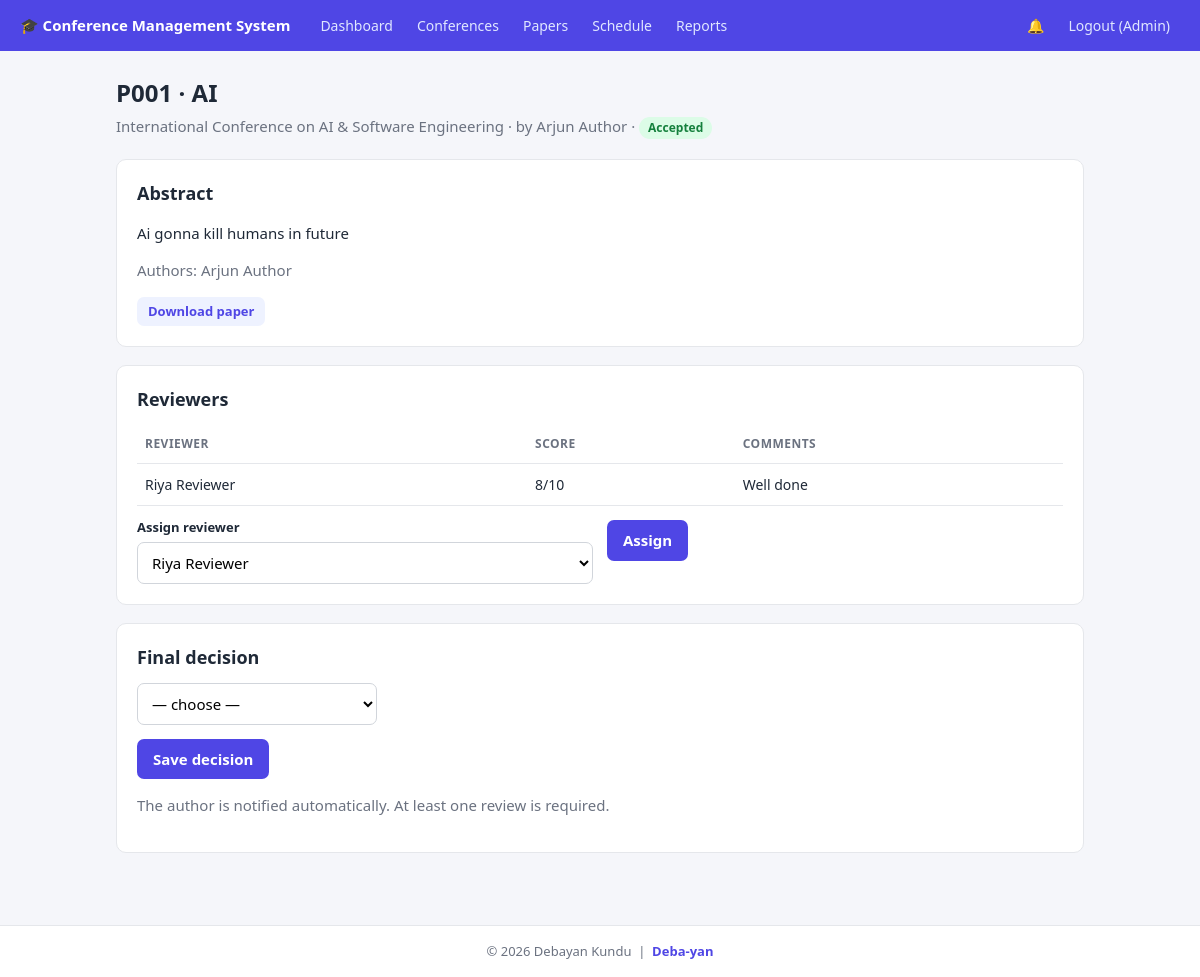
Page /paper/1 (signed in) on the committed database.
### tables this page shows
CREATE TABLE users(id INTEGER PRIMARY KEY, name TEXT, email TEXT UNIQUE,
  password TEXT, role TEXT, created_at TEXT);

CREATE TABLE papers(id INTEGER PRIMARY KEY, conference_id INTEGER, author_id INTEGER,
  title TEXT, abstract TEXT, authors TEXT, filename TEXT, status TEXT DEFAULT 'Submitted', created_at TEXT);

CREATE TABLE conferences(id INTEGER PRIMARY KEY, name TEXT, date TEXT, venue TEXT,
  description TEXT, fee REAL DEFAULT 0, created_at TEXT);

CREATE TABLE reviews(id INTEGER PRIMARY KEY, paper_id INTEGER, reviewer_id INTEGER,
  comments TEXT, score INTEGER, created_at TEXT, UNIQUE(paper_id, reviewer_id));

### app.py (the view, shortened to what this page needs)
@app.route("/paper/<int:pid>", methods=["GET", "POST"])
@login_required("admin")
def paper_admin(pid):
    p = q("""SELECT p.*, c.name conf, u.name author_name FROM papers p
             JOIN conferences c ON c.id=p.conference_id JOIN users u ON u.id=p.author_id WHERE p.id=?""", (pid,), one=True)
    if not p: abort(404)
    reviewers = q("SELECT id,name FROM users WHERE role='reviewer'")
    assigned = q("""SELECT u.name, a.reviewer_id, r.score, r.comments FROM assignments a
                    JOIN users u ON u.id=a.reviewer_id
                    LEFT JOIN reviews r ON r.paper_id=a.paper_id AND r.reviewer_id=a.reviewer_id
                    WHERE a.paper_id=?""", (pid,))
    return render_template("paper_admin.html", p=p, reviewers=reviewers, assigned=assigned)

### app.py (called while the page is built)
def db():
    if "db" not in g:
        g.db = sqlite3.connect(DB); g.db.row_factory = sqlite3.Row
    return g.db

def q(sql, args=(), one=False):
    cur = db().execute(sql, args); rows = cur.fetchall()
    return (rows[0] if rows else None) if one else rows

@app.before_request
def load_user():
    g.user = q("SELECT * FROM users WHERE id=?", (session["uid"],), one=True) if "uid" in session else None

@app.context_processor
def inject():
    unread = q("SELECT COUNT(*) c FROM notifications WHERE user_id=? AND is_read=0",
               (g.user["id"],), one=True)["c"] if g.user else 0
    return dict(user=g.user, unread=unread)

def login_required(*roles):
    def deco(f):
        @wraps(f)
        def wrap(*a, **k):
            if not g.user:
                flash("Please log in first.", "error"); return redirect(url_for("login"))
            if roles and g.user["role"] not in roles:
                flash("You don't have access to that page.", "error"); return redirect(url_for("dashboard"))
            return f(*a, **k)
        return wrap
    return deco

### templates/paper_admin.html
{% extends "base.html" %}{% block title %}Manage paper{% endblock %}{% block body %}
<h1>P{{ '%03d'|format(p.id) }} · {{ p.title }}</h1><p class="sub">{{ p.conf }} · by {{ p.author_name }} · <span class="tag {{ p.status.split()[0] }}">{{ p.status }}</span></p>
<div class="card"><h2>Abstract</h2><p>{{ p.abstract }}</p><p class="muted">Authors: {{ p.authors }}</p><a class="btn sm ghost" href="{{ url_for('download', fn=p.filename) }}">Download paper</a></div>
<div class="card"><h2>Reviewers</h2>
{% if assigned %}<table><tr><th>Reviewer</th><th>Score</th><th>Comments</th></tr>{% for a in assigned %}
<tr><td>{{ a.name }}</td><td>{{ a.score ~ '/10' if a.score else '—' }}</td><td>{{ a.comments or 'Pending' }}</td></tr>{% endfor %}</table>{% else %}<p class="muted">No reviewers assigned yet.</p>{% endif %}
<form method="post" class="row"><input type="hidden" name="action" value="assign"><div><label>Assign reviewer</label>
<select name="reviewer_id">{% for r in reviewers %}<option value="{{ r.id }}">{{ r.name }}</option>{% endfor %}</select></div><div><button class="btn">Assign</button></div></form></div>
<div class="card"><h2>Final decision</h2><form method="post"><input type="hidden" name="action" value="decide">
<select name="decision" style="max-width:240px"><option value="">— choose —</option><option>Accepted</option><option>Rejected</option></select><br><button>Save decision</button></form>
<p class="muted">The author is notified automatically. At least one review is required.</p></div>{% endblock %}

### templates/base.html (shortened to what this page needs)
<!doctype html><html lang="en"><head><meta charset="utf-8"><meta name="viewport" content="width=device-width,initial-scale=1">
<link rel="stylesheet" href="{{ url_for('static', filename='style.css') }}">
</head><body>
<nav><span class="logo">🎓 Conference Management System</span>
{% if user %}
<a href="{{ url_for('dashboard') }}">Dashboard</a>
<a href="{{ url_for('conferences') }}">Conferences</a>
{% if user.role=='admin' %}<a href="{{ url_for('papers') }}">Papers</a>{% endif %}
<a href="{{ url_for('schedule') }}">Schedule</a>
{% if user.role=='admin' %}<a href="{{ url_for('reports') }}">Reports</a>{% endif %}
<a href="{{ url_for('notifications') }}">🔔{% if unread %}<span class="badge">{{ unread }}</span>{% endif %}</a>
<a href="{{ url_for('logout') }}">Logout ({{ user.name.split()[0] }})</a>
{% endif %}</nav>
<main>{% with m = get_flashed_messages(with_categories=true) %}{% for c,t in m %}<div class="flash {{ c }}">{{ t }}</div>{% endfor %}{% endwith %}
{% block body %}{% endblock %}</main>
<footer class="site-footer">&copy; 2026 Debayan Kundu &nbsp;|&nbsp; <a href="https://github.com/Deba-yan" target="_blank" rel="noopener">Deba-yan</a></footer>
</body></html>

### static/style.css (style rules this page uses)
:root { --bg:#f5f6fa;--card:#fff;--ink:#1f2937;--mute:#6b7280;--brand:#4f46e5;--brand-d:#4338ca;--line:#e5e7eb;--ok:#15803d;--okbg:#dcfce7;--err:#b91c1c;--errbg:#fee2e2 }
* { box-sizing:border-box }
body { margin:0;font:15px/1.5 system-ui,-apple-system,Segoe UI,Roboto,sans-serif;background:var(--bg);color:var(--ink) }
nav { background:var(--brand);color:#fff;display:flex;flex-wrap:wrap;align-items:center;gap:4px;padding:0 20px }
nav .logo { font-weight:700;margin-right:16px;padding:14px 0 }
nav a { color:#e0e7ff;text-decoration:none;padding:14px 10px;font-size:14px }
main { max-width:1000px;margin:24px auto;padding:0 16px }
h1 { font-size:24px;margin:0 0 4px }
h2 { font-size:18px;margin:0 0 12px }
.sub { color:var(--mute);margin:0 0 20px }
.card { background:var(--card);border:1px solid var(--line);border-radius:10px;padding:20px;margin-bottom:18px }
label { display:block;font-weight:600;font-size:13px;margin:12px 0 4px }
input,select,textarea { width:100%;padding:9px 10px;border:1px solid #d1d5db;border-radius:7px;font:inherit;background:#fff }
.row { display:grid;grid-template-columns:1fr 1fr;gap:14px }
button,.btn { display:inline-block;background:var(--brand);color:#fff;border:0;border-radius:7px;padding:9px 16px;font:inherit;font-weight:600;cursor:pointer;text-decoration:none;margin-top:14px }
.btn.sm { padding:5px 11px;font-size:13px;margin:0 }
.btn.ghost { background:#eef2ff;color:var(--brand) }
table { width:100%;border-collapse:collapse;font-size:14px }
th,td { text-align:left;padding:10px 8px;border-bottom:1px solid var(--line);vertical-align:top }
th { color:var(--mute);font-size:12px;text-transform:uppercase;letter-spacing:.04em }
.tag { display:inline-block;padding:2px 9px;border-radius:99px;font-size:12px;font-weight:600;background:#e5e7eb }
.tag.Accepted,.tag.Paid,.tag.Confirmed { background:var(--okbg);color:var(--ok) }
.muted { color:var(--mute) }

### templates/base.html (style rules this page uses)
body { min-height:100vh;display:flex;flex-direction:column }
main { flex:1 0 auto;width:100% }
.site-footer { flex-shrink:0;background:#fff;border-top:1px solid #e5e7eb;color:#6b7280;font-size:13px;text-align:center;padding:16px;margin-top:30px }
.site-footer a { color:#4f46e5;font-weight:600;text-decoration:none }

### rows in the picture
users: name "Admin"
papers: id "001", title "AI", status "Accepted", abstract "Ai gonna kill humans in future", authors "Arjun Author"
conferences: conf "International Conference on AI & Software Engineering"
users: author_name "Arjun Author"
reviews: name "Riya Reviewer", score "8/10", comments "Well done"

### other values in the picture
form field reviewer_id "Riya Reviewer"
